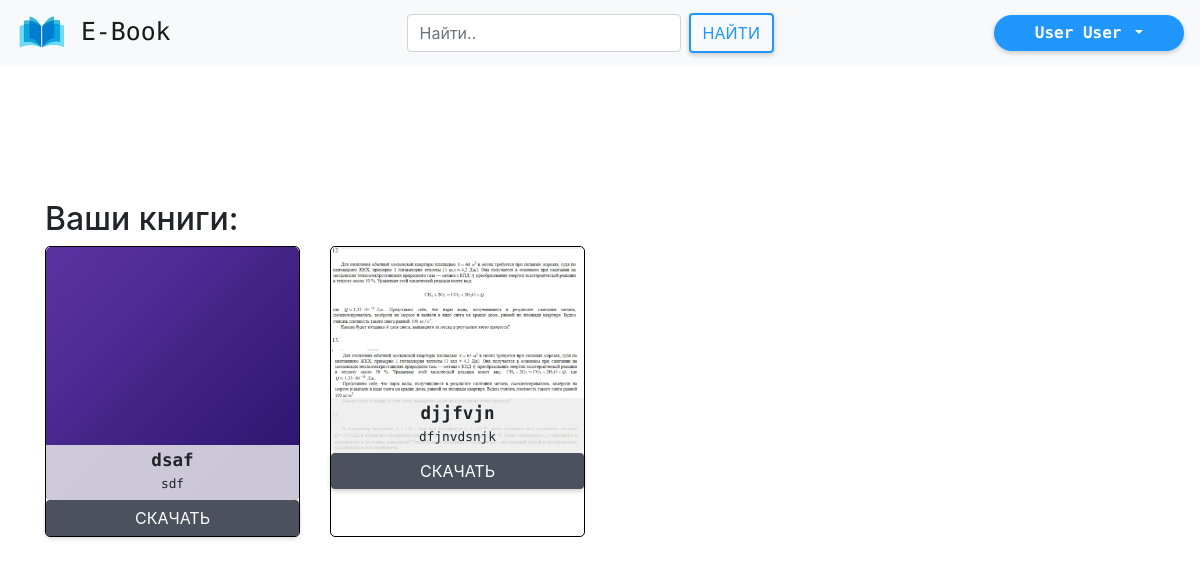
Page /userbooks/3 on the earlier database version.
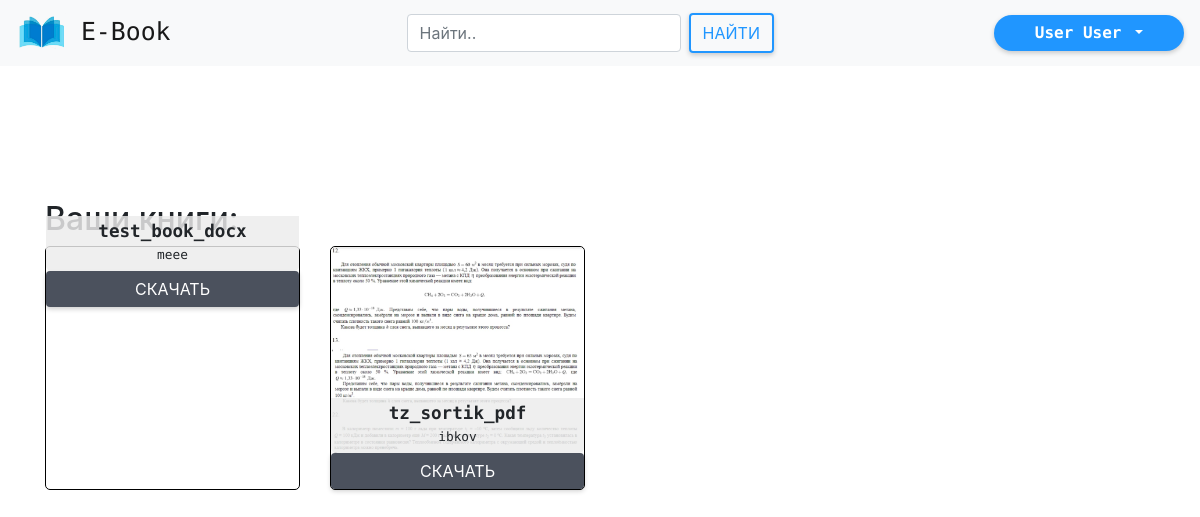
Same page on the later database version.
### ebook/models.py (models this page shows, shortened)
class userbook(models.Model):
    CHOICES = (
        ('True', 'Подтверждено библиотекарем'),
        ('False', 'В обработке'),
        ('Refused', 'Отказано')
    )
    user = models.ForeignKey(User, on_delete=models.CASCADE, null=True,
                                default='',
                                verbose_name="Связь с таблицей пользователей")
    book = models.ForeignKey(book_inf, on_delete=models.CASCADE, null=True,
                                default='',
                                verbose_name="Связь с таблицей книг")
    status = models.CharField("Статуc", choices=CHOICES, default='False',
                              max_length=30)
    reqestdate = models.DateField("Дата добавления", default=timezone.now)
    getdate = models.DateField(default=timezone.now)
    enddate = models.DateField(default=timezone.now)

class book_inf(models.Model):
    bookname = models.CharField("назвние книги", null=True, max_length=150)
    author = models.CharField("автор", null=True, max_length=100)
    rate = models.PositiveIntegerField("Рейтинг книги", default=0,
                                       validators=[MaxValueValidator(5), ])
    discriptions = models.TextField("описание книги")
    bookimage = models.ImageField("Фотография книги", blank=True,
                                  upload_to="books_photo",
                                  default="books_photo/default.png")
    addingDate = models.DateField("Дата добавления",
                                  default=timezone.now)
    bookfile = models.FileField(upload_to='books', blank=False,
                                default="puples_photo/default.png")

### ebook/views.py (the view)
# urls.py: path('userbooks/<int:userid>', views.userbooks, name='userbooks'),
def userbooks(request, userid):
    user = User.objects.get(id=userid)
    books = userbook.objects.filter(user=user, status="True")
    return render(request, 'userbooks.html', {'books': books, 'user': user})

### ebook/templates/userbooks.html (shortened to what this page needs)
{% extends 'base.html' %}
{% load static %}
{% block links %}
    <link rel="stylesheet" href="{% static 'css/userbooks.css' %}">
{% endblock links %}
{% block content %}
    <div class="main container">
        <h2> Ваши книги: </h2>
        <div class="books">
            <div class="row">
                {% for bookItem in books  %}
                    <div class="col-12 col-md-6 col-lg-4 col-xl-3 bookbox">
                        <div class="book">
                            <div class="bookImg">
                                <img src="{{ bookItem.book.bookimage.url }}" alt="">
                                <div class="bookDiscrp">
                                    <h4>{{ bookItem.book.bookname }}</h4>
                                    <small>{{ bookItem.book.author }}</small>
                                </div>
                            </div>
                            <div class="row" style="padding: 0px 15px">
                                <a href="downloadbook?bookid={{bookItem.book.id}}" class="btn btn-almbb-small btn-stylish col-12">Скачать</a>
                            </div>
                        </div>
                    </div>
                {% endfor %}
             </div>
        </div>
    </div>
{% endblock content %}

Differences in the rows shown:
removed userbook: book.bookimage (picture), book.bookname "dsaf", book.author "sdf"
removed userbook: book.bookimage (picture), book.bookname "djjfvjn", book.author "dfjnvdsnjk"
added userbook: book.bookname "test_book_docx", book.author "meee"
added userbook: book.bookimage (picture), book.bookname "tz_sortik_pdf", book.author "ibkov"
